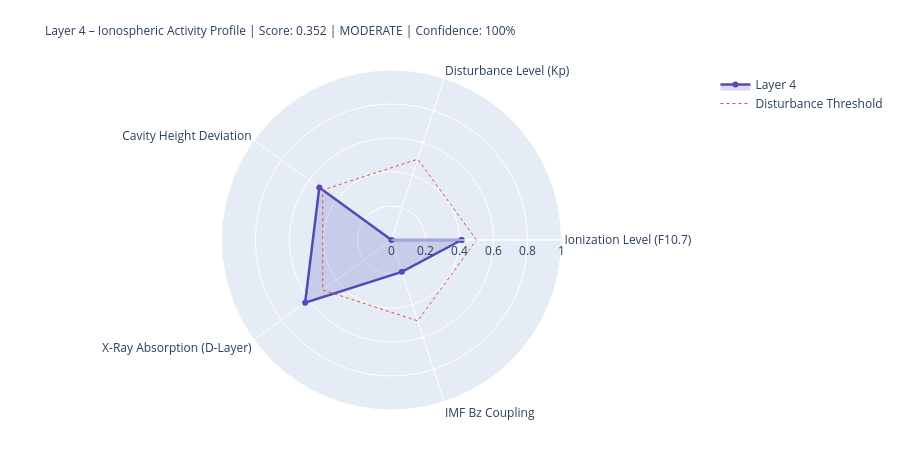

This figure's notebook cell:
### Markdown cell above
---
## 4. State Assessment & Handoff to Layer 5

### Code cell
# ============================================================
# LAYER-4-SCORE
# ============================================================

COMPONENTS = {
    'Ionization Level (F10.7)':    {'score': ioniz,       'source': 'primary' if f107_now else 'from_layer0', 'dynamic': True},
    'Disturbance Level (Kp)':          {'score': disturb,     'source': 'primary' if kp_now   else 'from_layer0', 'dynamic': True},
    'Cavity Height Deviation':    {'score': h_dev,       'source': 'derived',                                'dynamic': True},
    'X-Ray Absorption (D-Layer)':{'score': xray_ioniz,  'source': 'primary' if xray_now else 'missing',     'dynamic': True},
    'IMF Bz Coupling':             {'score': bz_coupling, 'source': 'primary' if bz_now   else 'from_layer0', 'dynamic': True},
}

available    = {k: v['score'] for k, v in COMPONENTS.items() if v['score'] is not None}
unavailable  = [k for k, v in COMPONENTS.items() if v['score'] is None]
layer4_score = round(sum(available.values()) / len(available), 4) if available else None
confidence   = round(len(available) / len(COMPONENTS), 2)
level = ('unknown' if layer4_score is None
         else 'quiet'   if layer4_score < 0.3
         else 'moderate' if layer4_score < 0.6
         else 'active')
dominant_l4 = max(available, key=available.get) if available else 'none'

# Resonance delta for Schumann SR-1
sr1_ref = schumann_freq(1, 80.0)
sr1_now = schumann_freq(1, h_eff)
sr1_delta_mhz = (sr1_now - sr1_ref) * 1000

# Propagation conditions
prop_cond = ('disturbed'   if kp_val > 4
             else 'unsettled' if kp_val > 2
             else 'normal')
if xray_class in ['X', 'M']:
    prop_cond = 'Radio-Blackout moeglich'

W = 68
print('=' * W)
print('LAYER 4 – IONOSPHERE – STATE ASSESSMENT')
print('=' * W)
for name, comp in COMPONENTS.items():
    s = comp['score']
    if s is not None:
        bar = '█' * int(s * 20) + '░' * (20 - int(s * 20))
        print(f'  {name:<36} {bar}  {s:.3f}  [{comp["source"]}]')
    else:
        print(f'  {name:<36} {"─" * 20}  n/a   [missing]')
print('-' * W)
print(f'  Score:          {layer4_score:.3f}  ({len(available)}/{len(COMPONENTS)} components)')
print(f'  Confidence:     {confidence:.0%}')
print(f'  Level:          {level.upper()}')
print(f'  Dominant:       {dominant_l4}')
print(f'  Cavity height:  {h_eff:.1f} km  (Ref: 80.0 km)')
print(f'  SR-1:           {sr1_now:.3f} Hz  (Δ {sr1_delta_mhz:+.1f} mHz vs. ref)')
print(f'  Propagation:    {prop_cond}')
print(f'  X-Ray:          {xray_class}-class  ({xray_now:.2e} W/m²)' if xray_now else '  X-Ray:          n/a')
print('=' * W)

# Radar
cats   = list(available.keys())
vals_r = list(available.values())
if len(cats) >= 3:
    fig = go.Figure()
    fig.add_trace(go.Scatterpolar(
        r=vals_r + [vals_r[0]], theta=cats + [cats[0]],
        fill='toself', fillcolor='rgba(83,74,183,0.20)',
        line=dict(color='#534AB7', width=2.5), name='Layer 4'
    ))
    fig.add_trace(go.Scatterpolar(
        r=[0.5] * (len(cats)+1), theta=cats + [cats[0]],
        line=dict(color='#E24B4A', dash='dot', width=1),
        mode='lines', name='Disturbance Threshold'
    ))
    fig.update_layout(
        title=dict(
            text=f'Layer 4 – Ionospheric Activity Profile | Score: {layer4_score:.3f} | {level.upper()} | Confidence: {confidence:.0%}',
            font=dict(size=12)
        ),
        polar=dict(radialaxis=dict(visible=True, range=[0, 1])),
        height=450, showlegend=True,
        margin=dict(l=80, r=80, t=70, b=40)
    )
    fig.show()

### Figure 1 — Plotly figure (JSON) as saved in the notebook; plotly's stock layout.template omitted (floating-point values rounded to 4 significant figures)
{"data": [{"fill": "toself", "fillcolor": "rgba(83,74,183,0.20)", "line": {"color": "#534AB7", "width": 2.5}, "name": "Layer 4", "r": [0.412, 0.0, 0.525, 0.628, 0.197, 0.412], "theta": ["Ionization Level (F10.7)", "Disturbance Level (Kp)", "Cavity Height Deviation", "X-Ray Absorption (D-Layer)", "IMF Bz Coupling", "Ionization Level (F10.7)"], "type": "scatterpolar"}, {"line": {"color": "#E24B4A", "dash": "dot", "width": 1}, "mode": "lines", "name": "Disturbance Threshold", "r": [0.5, 0.5, 0.5, 0.5, 0.5, 0.5], "theta": ["Ionization Level (F10.7)", "Disturbance Level (Kp)", "Cavity Height Deviation", "X-Ray Absorption (D-Layer)", "IMF Bz Coupling", "Ionization Level (F10.7)"], "type": "scatterpolar"}], "layout": {"height": 450, "margin": {"b": 40, "l": 80, "r": 80, "t": 70}, "polar": {"radialaxis": {"range": [0, 1], "visible": true}}, "showlegend": true, "title": {"font": {"size": 12}, "text": "Layer 4 – Ionospheric Activity Profile | Score: 0.352 | MODERATE | Confidence: 100%"}}}
